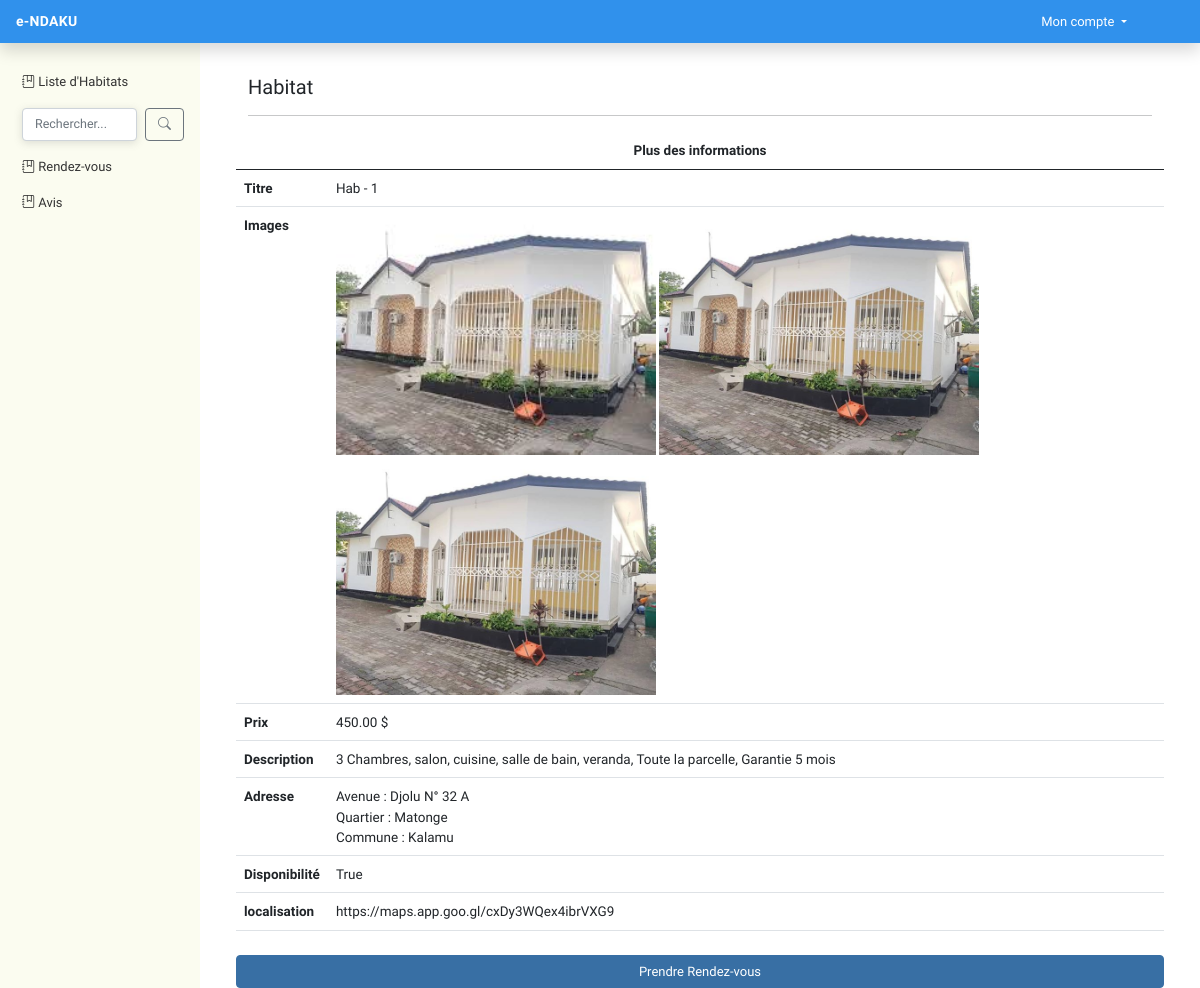
The page /detailHabitat/1 (signed in) on the database its author committed.
### app/models.py (models this page shows, shortened)
class Habitat(models.Model):
    id = models.AutoField(primary_key=True)
    idProprietaire = models.ForeignKey(Proprietaire, on_delete=models.CASCADE)
    titre = models.CharField(max_length=255)
    avenue = models.CharField(max_length=255)
    quartier = models.CharField(max_length=255)
    commune = models.CharField(max_length=255)
    numero = models.CharField(max_length=10)
    description = models.TextField()
    prix = models.DecimalField(max_digits=10, decimal_places=2)
    disponibilite = models.BooleanField(default=True)
    localisation = models.CharField(max_length=255, default='https://maps.app.goo.gl/cxDy3WQex4ibrVXG9')
    images = models.ImageField(upload_to='habitats/')
    image_on = models.ImageField(default='static/image/maison-deux.jpg')
    image_to = models.ImageField(default='static/image/maison-deux.jpg')

### app/views.py (the view)
# urls.py: path("detailHabitat/<int:id>", DetailHabitat.as_view(), name="detailHabitat"),
class DetailHabitat(View):
    def get(self, request, id):
        if request.user.is_authenticated:
            title = "Détails Habitat"
            try:
                item = Habitat.objects.get(id=id)
                detail = Habitat.objects.all()
            except Habitat.DoesNotExist:
                messages.error(request, "Habitat n'existe pas !")
                return redirect("homeProprietaire")
            return render(request, "app/participant/Formation_v.html", {'title': title, 'item': item, 'detail':detail})

### templates/app/participant/Formation_v.html
{% extends 'main_app_parti.html' %}
{% load static %}
{% block main_app %}
<div class="container d-flex justify-content-center align-items-center mt-4">
    <div class="col-md-12">
        <h5 class="mt-2">Habitat</h5>
        <hr>
        <div class="row">
            <table class="table table-hover">
                <thead>
                    <tr>
                    <th scope="col" colspan="2" class="text-center">Plus des informations</th>
                    </tr>
                </thead>
                <tbody>
                    <tr>
                    <th scope="row">Titre</th>
                    <td>{{ item.titre }}</td>
                    </tr>
                    <tr>
                    <th scope="row">Images</th>
                    <td>
                        <img width="320" height="240" src="{{ item.images.url }}">
                        <img width="320" height="240" src="{{ item.image_on.url }}">
                        <img width="320" height="240" src="{{ item.image_to.url }}">
                    </td>
                    </tr>
                    <tr>
                    <th scope="row">Prix</th>
                    <td>{{ item.prix }}  $</td>
                    </tr>
                    <tr>
                    <th scope="row">Description</th>
                    <td>{{ item.description }}</td>
                    </tr>
                    <tr>
                    <th scope="row">Adresse</th>
                    <td>Avenue  : {{ item.avenue }}  N° {{ item.numero }}  <br>Quartier :  {{ item.quartier }}  <br>Commune :  {{ item.commune }}</td>
                    </tr>
                    <tr>
                    <th scope="row">Disponibilité</th>
                    <td>{{ item.disponibilite }}</td>
                    </tr>
                    <tr>
                    <th scope="row">localisation</th>
                    <td>{{ item.localisation }}</td>
                    </tr>
                </tbody>
            </table>
            <br>
            <button type="submit" class="btn btn-primary w-100 mt-2">Prendre Rendez-vous</button>
        </div>
    </div>
</div>
{% endblock main_app %}

### static/css/app.css (style rules this page uses)
body { font-family: 'Sen', sans-serif; font-size: 13.5px; }

### static/css/login.css (style rules this page uses)
* { margin: 0; padding: 0; }

### rows shown on the page
Habitat: titre "Hab - 1", images (picture), image_on (picture), image_to (picture), prix "450.00", description "3 Chambres, salon, cuisine, salle de bain, veranda, Toute la parcelle, Garantie 5 mois", avenue "Djolu", numero "32 A", quartier "Matonge", commune "Kalamu", disponibilite "True", localisation "https://maps.app.goo.gl/cxDy3WQex4ibrVXG9"
